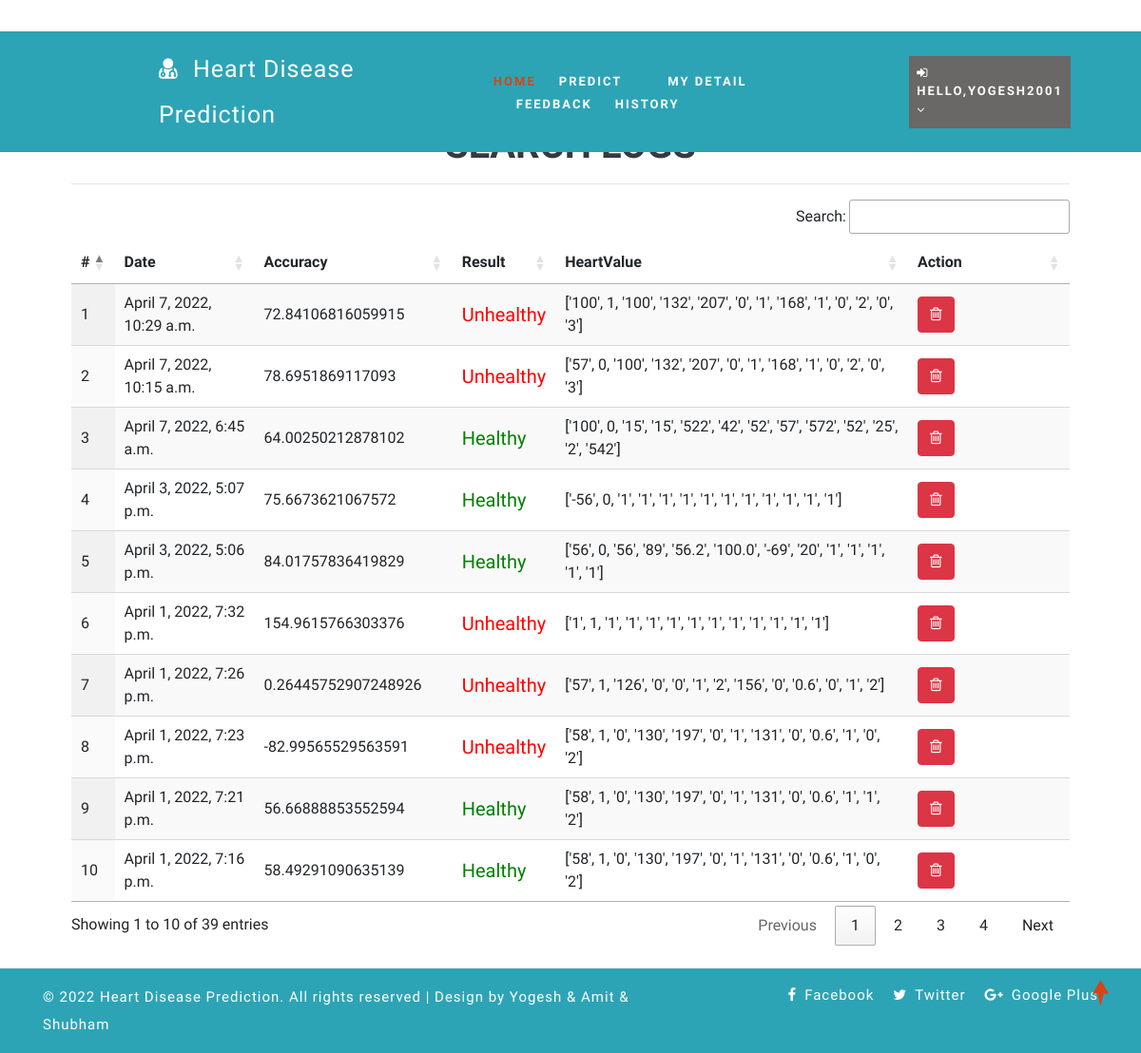
/view_search_pat (signed in), run on an earlier commit of the app's database.
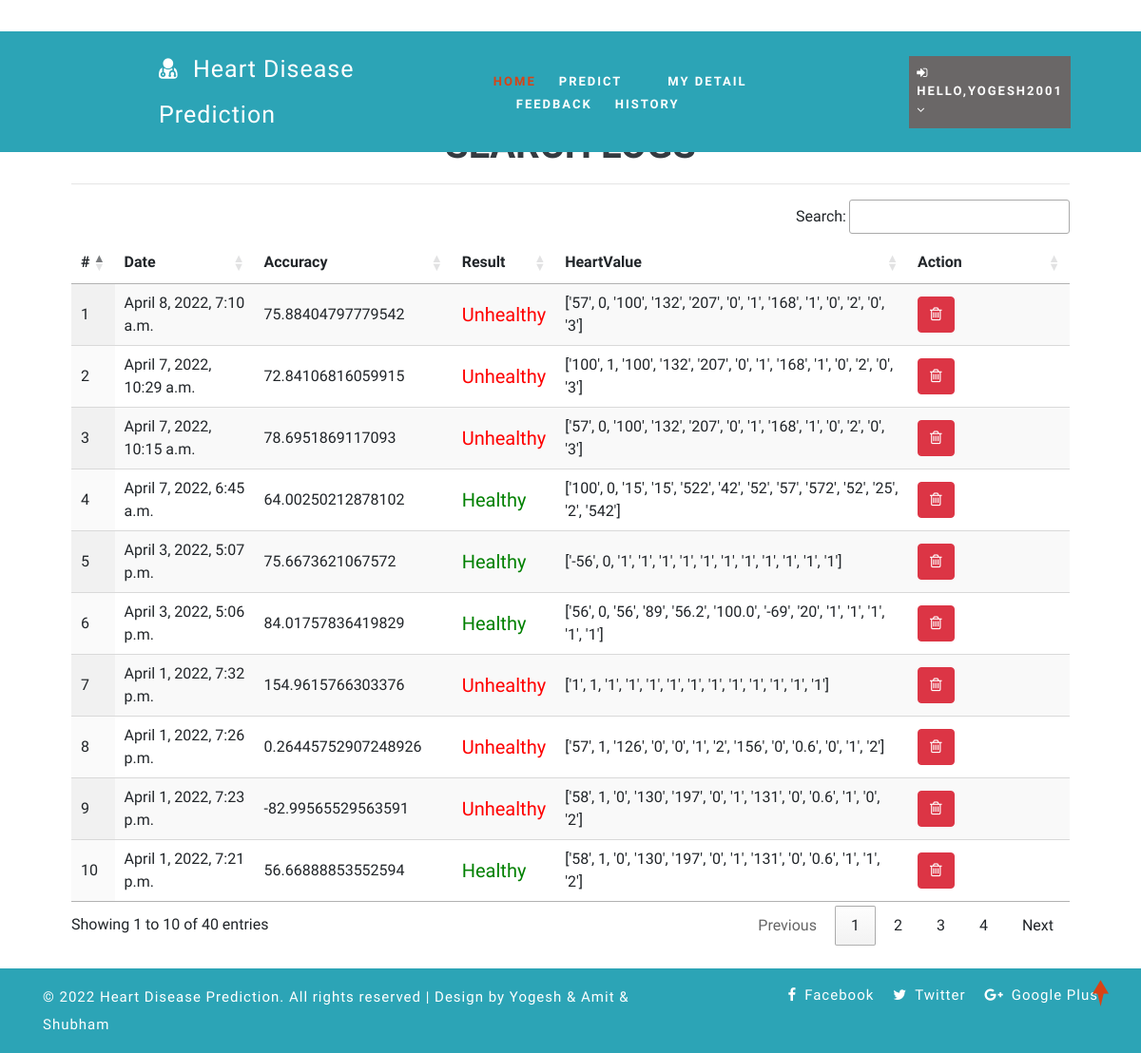
And on a later commit of the database.
### health/models.py (models this page shows)
class Search_Data(models.Model):
    patient = models.ForeignKey(Patient, on_delete=models.CASCADE, null=True)
    prediction_accuracy = models.CharField(max_length=100,null=True,blank=True)
    result = models.CharField(max_length=100,null=True,blank=True)
    values_list = models.CharField(max_length=100,null=True,blank=True)
    created = models.DateTimeField(auto_now=True,null=True)
    def __str__(self):
        return self.patient.user.username

### health/views.py (the view)
# urls.py: path('view_search_pat', view_search_pat,name="view_search_pat"),
@login_required(login_url="login")
def view_search_pat(request):
    doc = None
    try:
        doc = Doctor.objects.get(user=request.user)
        data = Search_Data.objects.filter(patient__address__icontains=doc.address).order_by('-id')
    except:
        try:
            doc = Patient.objects.get(user=request.user)
            data = Search_Data.objects.filter(patient=doc).order_by('-id')
            print(data)
        except:
            data = Search_Data.objects.all().order_by('-id')
    return render(request,'view_search_pat.html',{'data':data})

### health/templates/view_search_pat.html
{% extends 'index.html' %}
{% load static %}
{% block body %}
<div class="container-fluid" style="width:90%;margin-top:8%">
                    <div class="container-fluid">
                        <h1 align="center" class="w3ls-title text-uppercase text-dark font-weight-bold">Search Logs</h1>
                         </div><hr>
                                <table id="example" class="display" style="width:100%">
                                  <thead>
                                    <tr>
                                      <th>#</th>
                                      {% if request.user.patient_set.all.0 %}
                                      <th>Date</th>
                                      {% else %}
                                      <th>Patient Name</th>
                                      {% endif %}
                                      <th>Accuracy</th>
                                      <th>Result</th>
                                      <th>HeartValue</th>
                                      <th>Action</th>
                                  </tr>
                              </thead>
                              <tbody>
                              {% for i in data %}
                                <tr>
                                  <td>{{forloop.counter}}</td>
                                  {% if request.user.patient_set.all.0 %}
                                    <td>{{i.created}}</td>
                                  {% else %}
                                  <td>{{i.patient.user.first_name}} {{i.patient.user.last_name}}</td>
                                  {% endif %}
                                    <td>{{i.prediction_accuracy}}</td>
                                    <td>{% if i.result == "0" %}
                                      <h5 style="color:green">Healthy</h5>
                                      {% else %}
                                      <h5 style="color:red">Unhealthy</h5>
                                  {% endif %}
                                  </td>
                                  <td>{{i.values_list}}</td>
                                  <td style="width:150px">
                                      <a href="/delete_searched/{{i.id}}" ><button class="btn btn-danger" onclick="return confirm('Are you sure?')"><i class="fa fa-trash-o"></i></button></a></td>
                              </tr>
                              {% endfor %}
                          </tbody>
                      </table>
                  </div>
{% endblock %}

What changed in the data, as far as the page shows it:
no longer on this page (row unchanged): Search_Data: created "April 1, 2022, 7:16 p.m.", prediction_accuracy "58.49291090635139", result "Healthy", values_list "['58', 1, '0', '130', '197', '0', '1', '131', '0', '0.6', '1', '0', '2']"
added Search_Data: created "April 8, 2022, 7:10 a.m.", prediction_accuracy "75.88404797779542", result "Unhealthy", values_list "['57', 0, '100', '132', '207', '0', '1', '168', '1', '0', '2', '0', '3']"
Also different on the page:
text written by a page script: "Search: Showing 1 to 10 of 39 entries Previous 1 2 3 4 Next" → "Search: Showing 1 to 10 of 40 entries Previous 1 2 3 4 Next"
